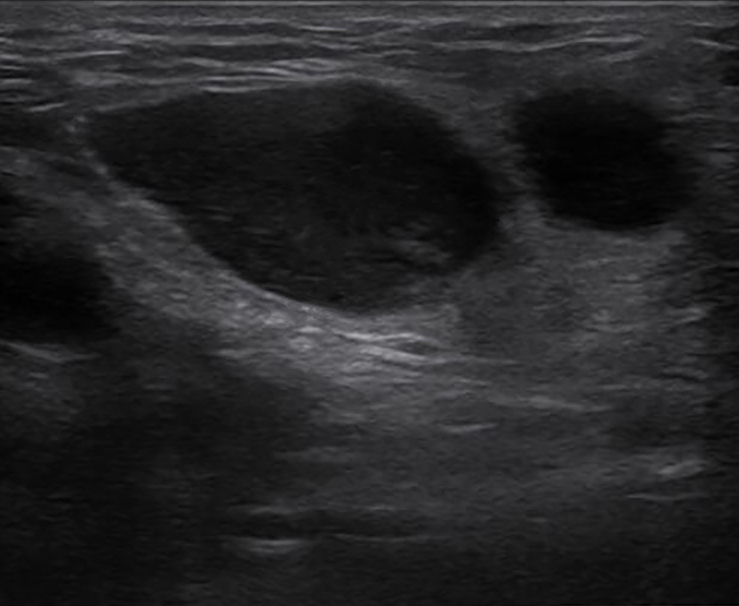
#> input picture 02_Visualizing Pathologies in Ultrasound Images/wezel-chlonny.jpg, 739 x 606 px
$ jupyter execute '02_Visualizing Pathologies in Ultrasound Images.ipynb'
#> lines starting #> are read from the running program, lines starting #| are printed output that depends on the picture; after the words box and inside, x2 and y2 are one past the last pixel; in counts of white or black regions, pixels touching at a corner belong together
### Opis problemu
Wykrywanie i identyfikacja patologii na obrazach oraz precyzyjne pomiary mają kluczowe znaczenie w diagnozowaniu i leczeniu wielu schorzeń w dziedzinie medycyny. Celem tego projektu jest rozwiązanie istotnego problemu związanego z analizą obrazów ultrasonograficznych.

Inspiracja -> https://omdena.com/blog/pathology-streamlit/

[cell 1]
# Import bibliotek
import cv2
import numpy as np
import pandas as pd
import matplotlib.pyplot as plt

[cell 2]
# Wczytaj obraz
img = cv2.imread("wezel-chlonny.jpg")
#> img is the input picture: shape (606, 739, 3); mean B, G, R 38.9, 37.8, 37.9
plt.imshow(img)

[cell 3]
# Wyświetl rozmiar obrazu i ilość kanałów
img.shape
#> Out = (606, 739, 3)

[cell 4]
# Konwertuj na skalę szarości
img_gray = cv2.cvtColor(img, cv2.COLOR_BGR2GRAY)
plt.imshow(img_gray, cmap="gray")

[cell 5]
# Zastosowanie rozmycia w celu zredukowania szumów
kernel = (15, 15)
blur_img = cv2.GaussianBlur(img_gray, kernel, 0)
plt.imshow(blur_img, cmap="gray")

[cell 6]
# Progowanie - konwertuj na obraz binarny
_, thresh = cv2.threshold(blur_img, 29, 255, cv2.THRESH_BINARY_INV)
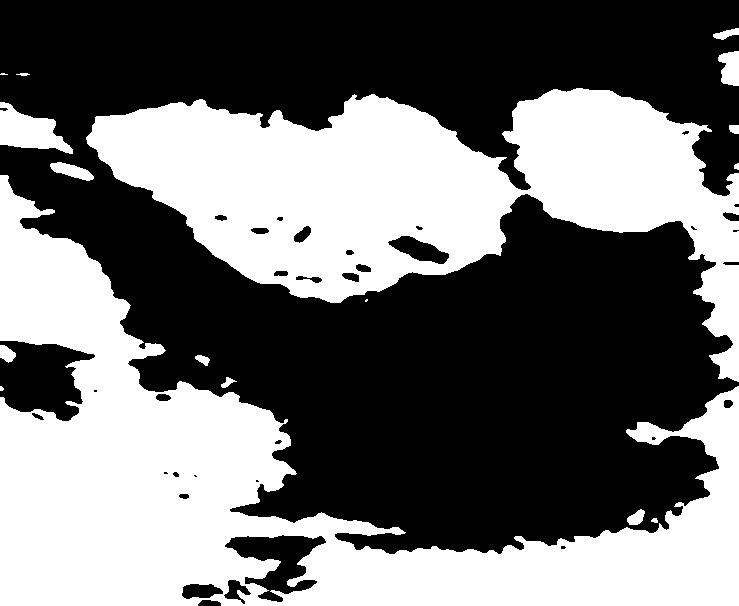
#> thresh: shape (606, 739); 44% white; 17 white regions (3 under 20 px), largest, box (x1, y1, x2, y2) and area: (0, 175, 739, 606) 108230, (86, 88, 739, 382) 84753, (0, 102, 73, 154) 2065
plt.imshow(thresh, cmap="gray")

[cell 7]
# Erozja - spróbuj rozdzielić kształty
kernel = np.ones((5, 5), np.uint8)
erode = cv2.erode(thresh, kernel, iterations=1)
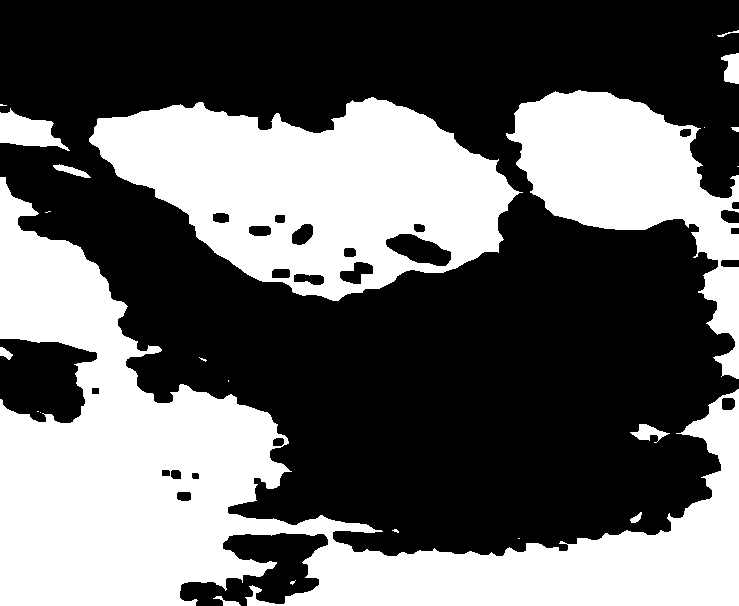
#> erode: shape (606, 739); 40.3% white; 23 white regions (11 under 20 px)
plt.imshow(erode, cmap="gray")

[cell 8]
# Znajdź kontury
contours, hierarchy = cv2.findContours(erode, cv2.RETR_EXTERNAL, cv2.CHAIN_APPROX_SIMPLE)
#> contours = 23 contours, 12 with area under 20; largest, box (x1, y1, x2, y2) and area: (0, 177, 739, 606) 98714, (89, 97, 523, 301) 54480, (506, 90, 739, 379) 25132, (0, 108, 70, 151) 1489, (721, 53, 739, 84) 360

[cell 9]
# Rysuj kontur z indeksem 19
cv2.drawContours(img, contours, 19, (255,255,255), 2)
plt.imshow(img)

[cell 10]
def contour_coordinates(contour_index=19):
    """
    Funkcja zwraca min_X, max_X, min_Y, max_Y
    Następnie na tej podstawie możemy obliczyć
    długość oraz szerokość kształtu/konturu
    """
    contour = contours[contour_index]

    min_X = tuple(contour[contour[:,:,0].argmin()][0])
    max_X = tuple(contour[contour[:,:,0].argmax()][0])

    min_Y = tuple(contour[contour[:,:,1].argmin()][0])
    max_Y = tuple(contour[contour[:,:,1].argmax()][0])

    return min_X, max_X, min_Y, max_Y

[cell 11]
# Rozpakowanie tupli
p1, p2, p3, p4 = contour_coordinates()
#> in contour_coordinates, `contour = contours[contour_index]`: contour = contour of 503 points, box (x1, y1, x2, y2) (89, 97, 523, 301), area 54480
#> in contour_coordinates, `min_X = tuple(contour[contour[:,:,0].argmin()][0])`: min_X = (89, 138)
#> in contour_coordinates, `max_X = tuple(contour[contour[:,:,0].argmax()][0])`: max_X = (522, 192)
#> in contour_coordinates, `min_Y = tuple(contour[contour[:,:,1].argmin()][0])`: min_Y = (371, 97)
#> in contour_coordinates, `max_Y = tuple(contour[contour[:,:,1].argmax()][0])`: max_Y = (332, 300)
#> p1 = (89, 138); p2 = (522, 192); p3 = (371, 97); p4 = (332, 300)

[cell 12]
p1
#> Out = (89, 138)

[cell 13]
p2
#> Out = (522, 192)

[cell 14]
p3
#> Out = (371, 97)

[cell 15]
p4
#> Out = (332, 300)

[cell 16]
def draw_lines(img, min_x, max_x, min_y, max_y):
    """
    Funkcja rysuje na obrazie 2 linie reprezentujące
    długość oraz szerokość kształtu
    """
    # Narysuj punkty dla najmniejszego x i dla najwiekszego x
    cv2.circle(img, min_x, 3, (0,255,0), -1)
    cv2.circle(img, max_x, 3, (0,255,0), -1)

    # Narysuj punkty dla najmniejszego y i dla najwiekszego y
    cv2.circle(img, min_y, 3, (255,0,0), -1)
    cv2.circle(img, max_y, 3, (255,0,0), -1)

    cv2.line(img, min_x, max_x, (0,255,0), 2)
    cv2.line(img, min_y, max_y, (255,0,0), 2)
    plt.imshow(img)

draw_lines(img=img, min_x=p1, max_x=p2, min_y=p3, max_y=p4)
#> in draw_lines, `cv2.circle(img, min_x, 3, (0,255,0), -1)`: img: shape (606, 739, 3); mean B, G, R 40.9, 39.8, 39.8
#> in draw_lines, `cv2.circle(img, max_x, 3, (0,255,0), -1)`: img: shape (606, 739, 3); mean B, G, R 40.9, 39.8, 39.8
#> in draw_lines, `cv2.circle(img, min_y, 3, (255,0,0), -1)`: img: shape (606, 739, 3); mean B, G, R 40.9, 39.8, 39.8
#> in draw_lines, `cv2.circle(img, max_y, 3, (255,0,0), -1)`: img: shape (606, 739, 3); mean B, G, R 40.9, 39.8, 39.8

[cell 17]
def calculate_length(p1, p2):
    """
    Funkcja pobiera tuple jako współrzędne
    dla długości
    """
    ### Oblicz długość oraz szerokość konturu
    # Odległość Euklidesowa:
    # distance = math.sqrt((x2 - x1)**2 + (y2 - y1)**2)
    import math
    x1, y1 = p1
    x2, y2 = p2

    distance = round(math.sqrt((x2 - x1)**2 + (y2 - y1)**2),0)
    return distance

[cell 18]
def calculate_width(p3, p4):
    """
    Funkcja pobiera tuple jako współrzędne
    dla szerokości
    """
    ### Oblicz długość oraz szerokość konturu
    # Odległość Euklidesowa:
    # distance = math.sqrt((x2 - x1)**2 + (y2 - y1)**2)
    import math
    x1, y1 = p3
    x2, y2 = p4

    distance = round(math.sqrt((x2 - x1)**2 + (y2 - y1)**2),0)
    return distance

[cell 19]
length = calculate_length(p1, p2)
#> in calculate_length, `x1, y1 = p1`: x1 = 89; y1 = 138
#> in calculate_length, `x2, y2 = p2`: x2 = 522; y2 = 192
#> in calculate_length, `distance = round(math.sqrt((x2 - x1)**2 + (y2 - y1)**2),0)`: distance = 436
#> length = 436
width = calculate_width(p3, p4)
#> in calculate_width, `x1, y1 = p3`: x1 = 371; y1 = 97
#> in calculate_width, `x2, y2 = p4`: x2 = 332; y2 = 300
#> in calculate_width, `distance = round(math.sqrt((x2 - x1)**2 + (y2 - y1)**2),0)`: distance = 207
#> width = 207
# Długość i szerokość wyrażona w pikselach
print(f"Długość = {length}, Szerokość: {width}")
#| Długość = 436.0, Szerokość: 207.0

[cell 20]
# Wstaw tekst na obrazie zawierający długość oraz szerokość ozaznaczonego obiektu.
cv2.putText(img, f"Dlugosc: {length}", (50, 550), cv2.FONT_HERSHEY_SIMPLEX, 0.6, (0,255,0), 2)
cv2.putText(img, f"Szerokosc: {width}", (50, 579), cv2.FONT_HERSHEY_SIMPLEX, 0.6, (255,0,0), 2)
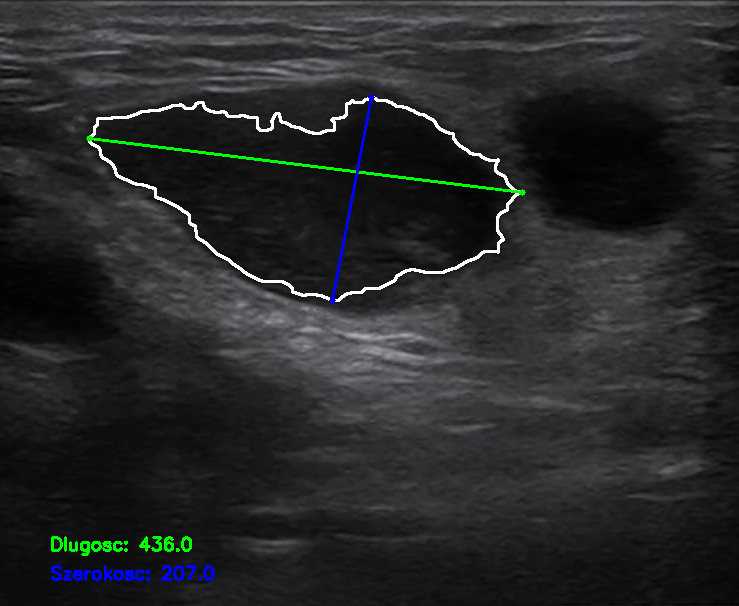
#> img: shape (606, 739, 3); mean B, G, R 41.7, 40.9, 39.7
plt.imshow(img)
